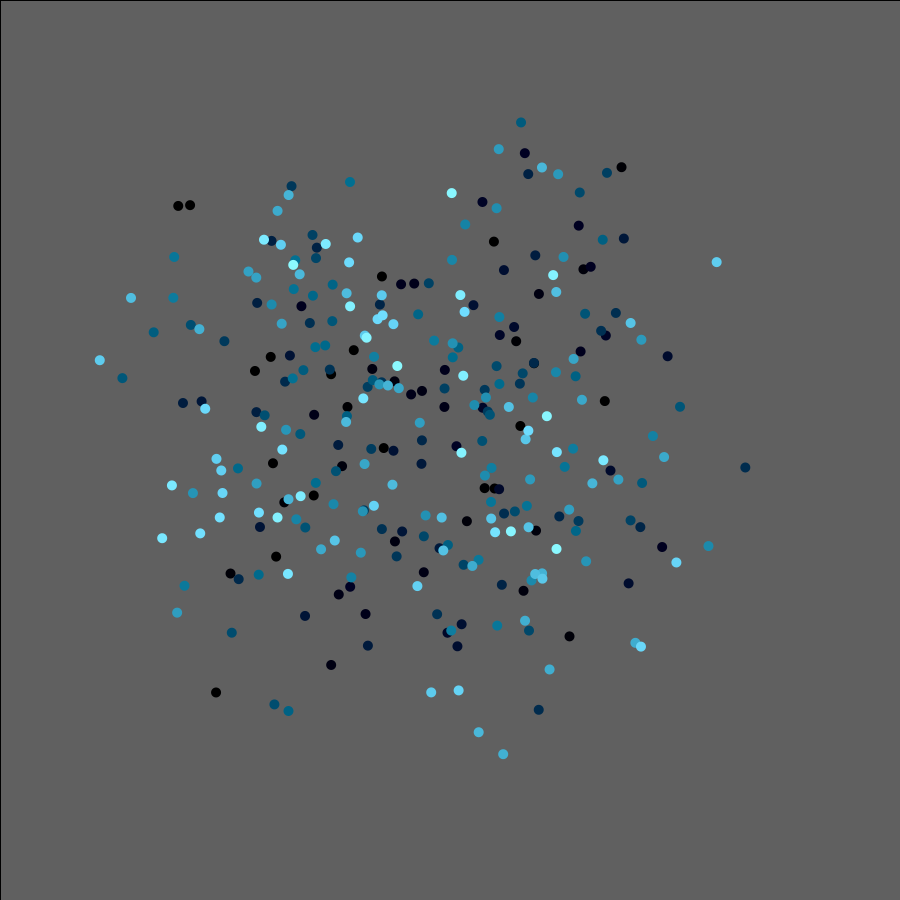
Frame 1 (no input)
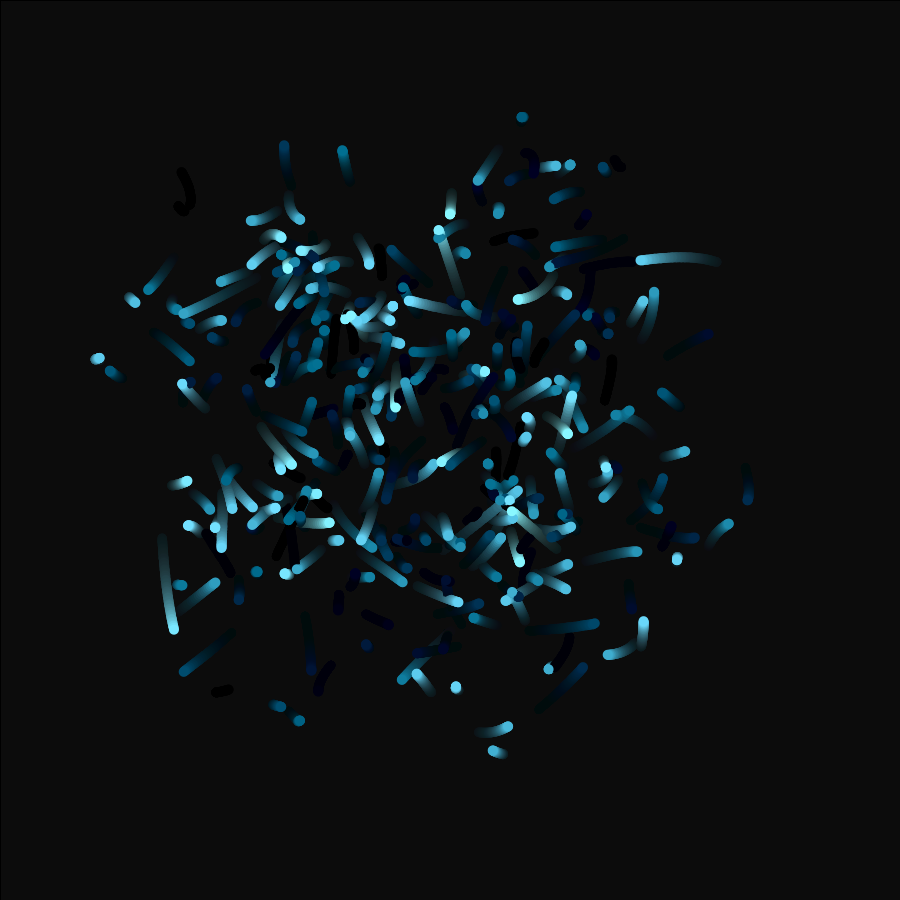
Frame 60 (the mouse pressed at the canvas centre just before this capture)
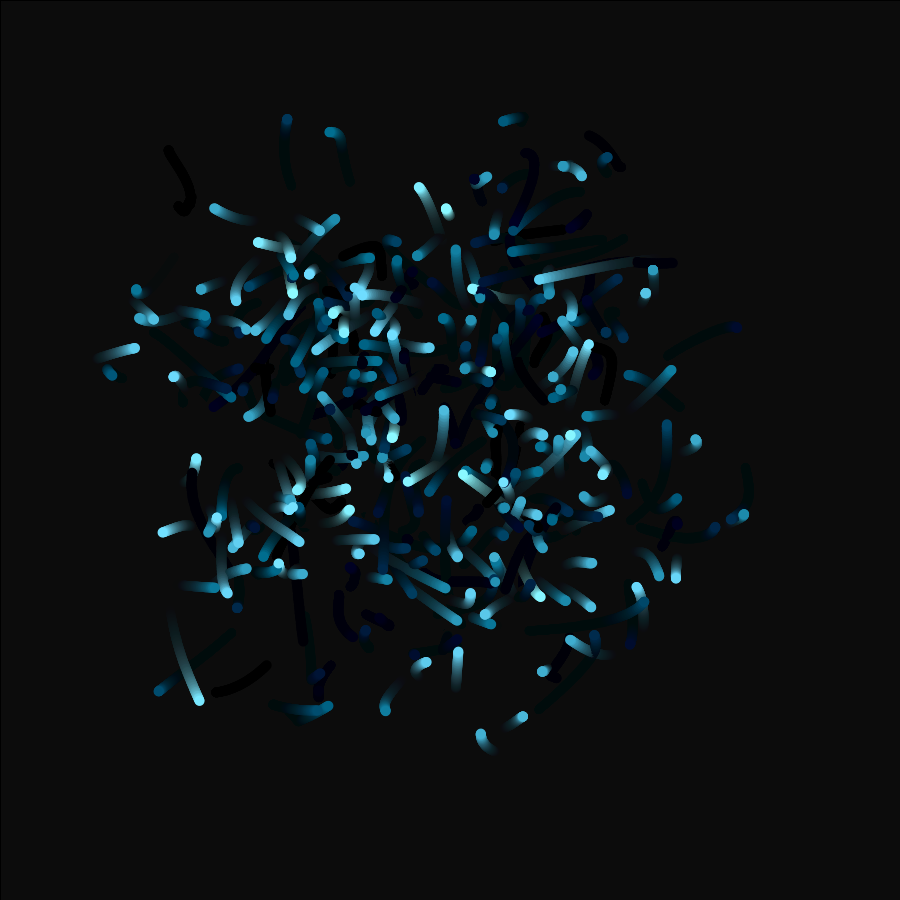
Frame 120 (the mouse held since frame 60 and released just before this capture)

The Processing sketch that drew these frames (run headless with seeded random() and noise(); from frame 60 on, the mouse is pressed at the canvas centre):

// Processing sketch: MagicWormsEpicness
// ── MagicWormsEpicness.pde
void setup(){
  size(900,900);
  background(100,100,100);

  
}

void draw (){
  makeMagical();
  for(int i=1; i<301; i++){
     fill(i-160,i-50,i-16);
    ellipse(getWormX(i),getWormY(i),10,10);
 
}
  
}
float frequency = .001;
    float noiseInterval = PI;

    void makeMagical() {
        fill( 0, 0, 0, 10 );
        rect(0, 0, width, height);
        noStroke();
    }

    float getWormX(int i) {
        return map(noise(i*noiseInterval + frameCount * frequency), 0, 1, 0, width);
    }

    float getWormY(int i) {
        return map(noise(i*noiseInterval+1 + frameCount * frequency), 0, 1, 0, height);
    }
